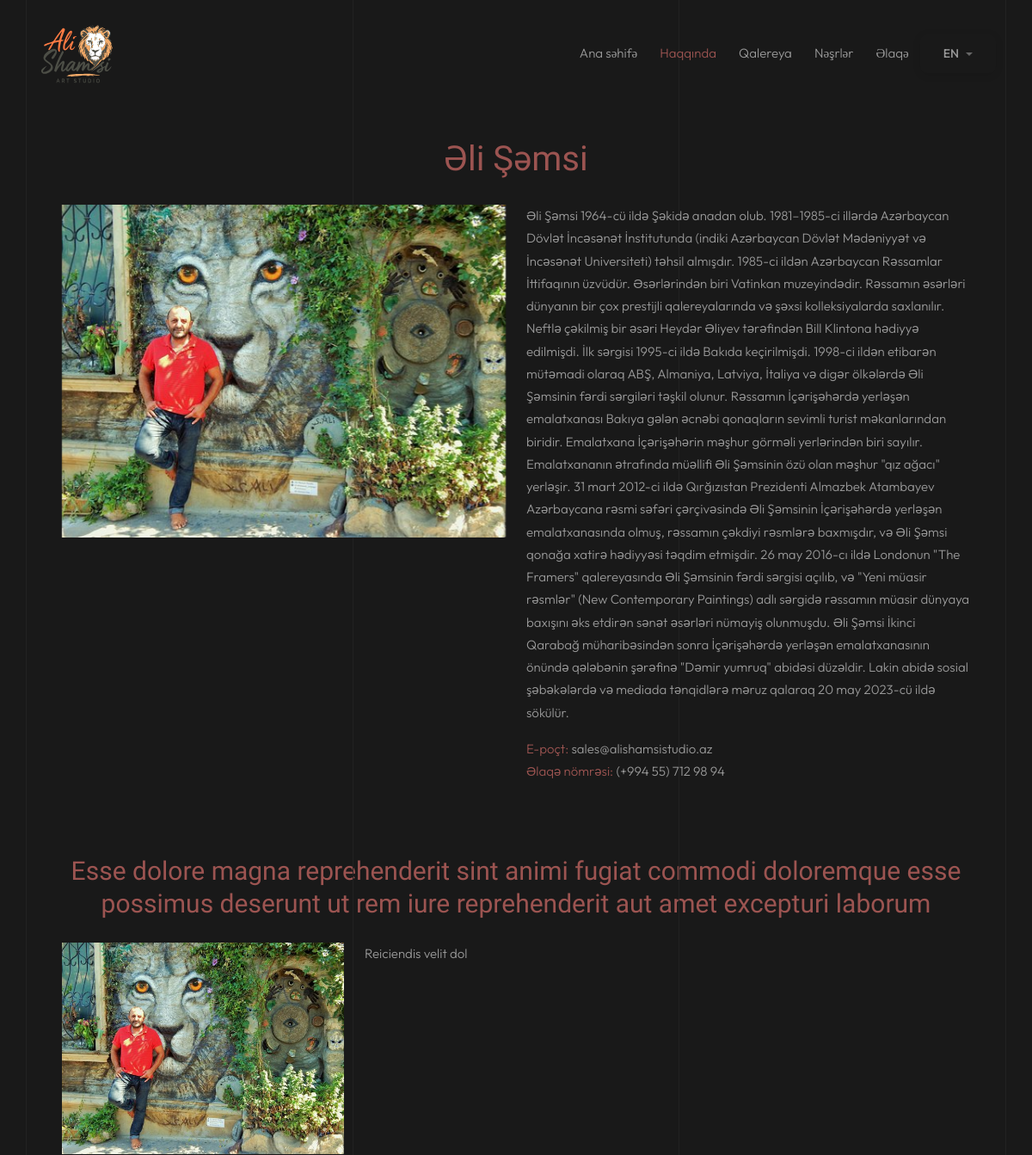
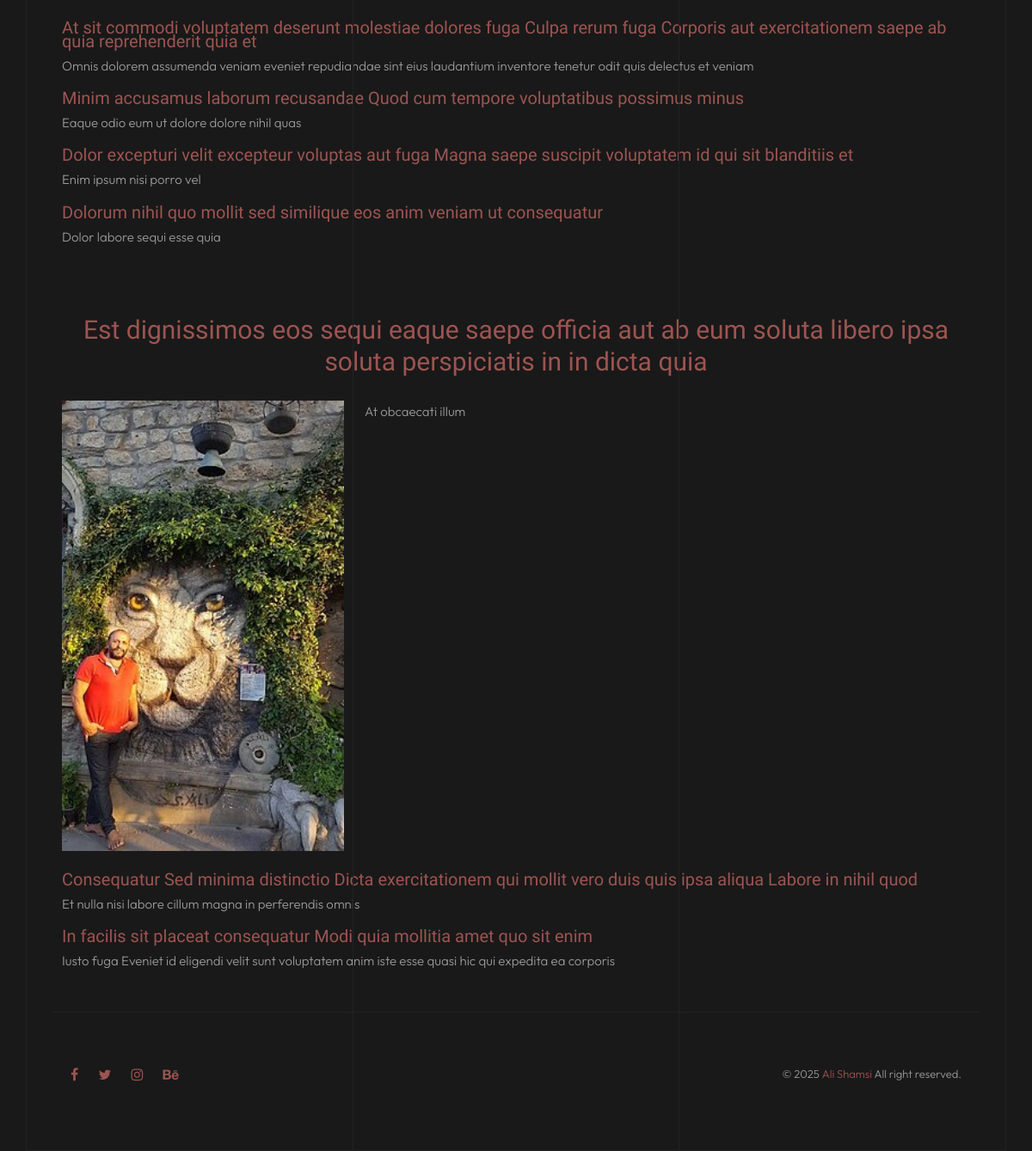
Page /about/ on the earlier database version (2 pictures, top to bottom).
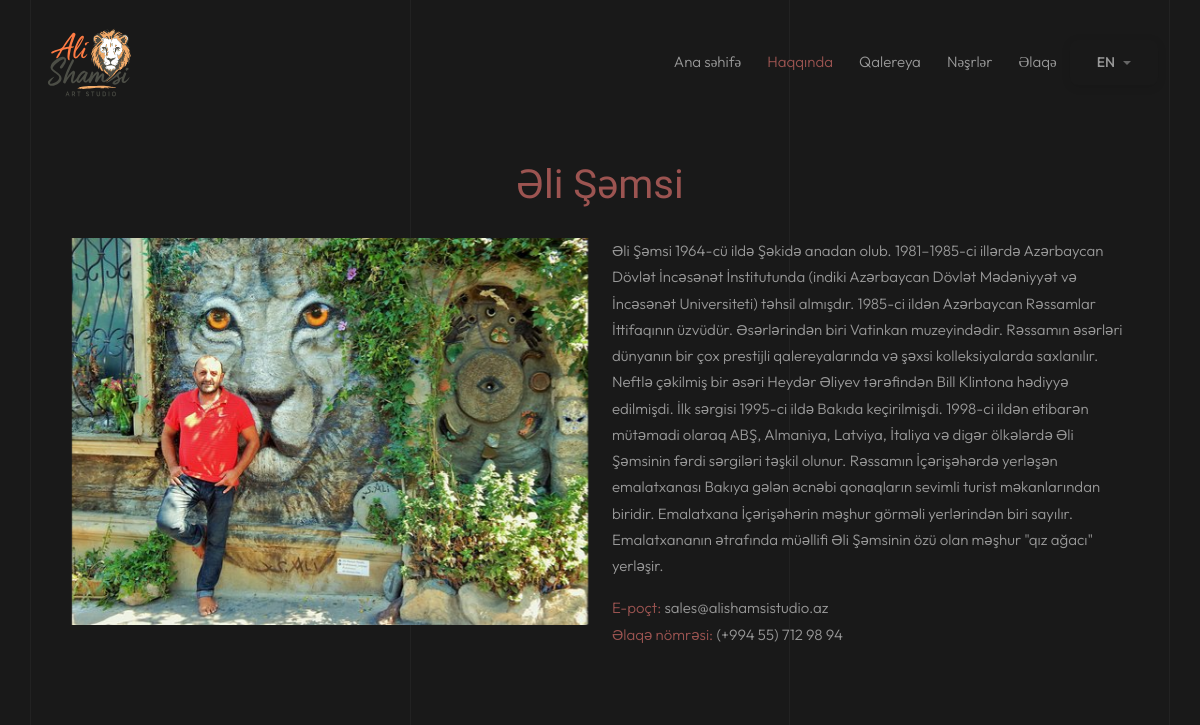
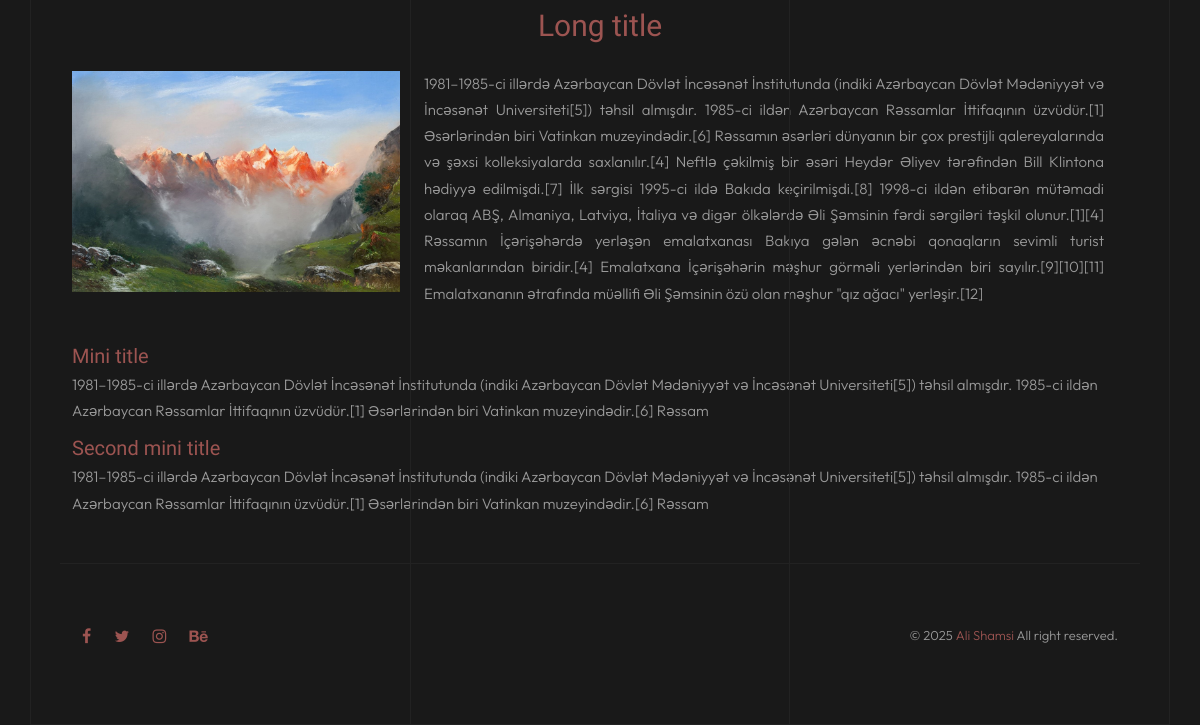
Same page on the later database version (2 pictures, top to bottom).
### about/models.py (models this page shows, shortened)
class About(models.Model):
    title = models.CharField(max_length=255)
    description = models.TextField()
    image = models.ImageField(upload_to='about/')

class AboutContact(models.Model):
    name = models.CharField(max_length=255)
    description = models.CharField(max_length=255)
    about = models.ForeignKey(
        About, on_delete=models.CASCADE, related_name="about")

class AboutContent(models.Model):
    title = models.CharField(max_length=255)
    description = models.TextField()
    image = models.ImageField(upload_to='aboutcontent/', blank=True, null=True)

class AboutContentSubSection(models.Model):
    title = models.CharField(max_length=255)
    description = models.CharField(max_length=255)
    about_content = models.ForeignKey(
        AboutContent, on_delete=models.CASCADE, related_name='subsections')

### about/views.py (the view)
# urls.py: path('', views.about_view, name='about'),
def about_view(request):
    about = About.objects.last()
    aboutcontacts = AboutContact.objects.all()
    aboutcontents = AboutContent.objects.prefetch_related('subsections').all()
    context = {
        'about': about,
        'aboutcontacts': aboutcontacts,
        'aboutcontents': aboutcontents,
    }
    return render(request, 'about.html', context)

### templates/about.html (shortened to what this page needs)
{% load static %}
{% load i18n %}
<!DOCTYPE html>
  <html lang="{{ LANGUAGE_CODE }}">
  <head>
    <link
      href="{% static 'assets/css/animate.css' %}"
      rel="stylesheet"
      type="text/css"
    />
    <link
      href="{% static 'assets/css/bootstrap.min.css' %}"
      rel="stylesheet"
      type="text/css"
    />
    <link
      href="{% static 'assets/css/font-awesome.css' %}"
      rel="stylesheet"
      type="text/css"
    />
    <link
      href="{% static 'assets/css/swiper.css' %}"
      rel="stylesheet"
      type="text/css"
    />
    <link
      href="{% static 'assets/css/jquery.fancybox.min.css' %}"
      rel="stylesheet"
      type="text/css"
    />
    <link
      href="{% static 'assets/css/style.css' %}"
      rel="stylesheet"
      type="text/css"
    />
  </head>
  <body>
    <div id="pozo-page-wrapper">
      <div class="content-lines-wrapper">
        <div class="content-lines-inner">
          <div class="content-lines"></div>
        </div>
      </div>
      {% include 'components/navbar.html' %}
      <section class="about pt-130">
        <div class="container">
          <div class="about-title"><h1>{{ about.title }}</h1></div>
          <div class="row">
            <div
              class="col-md-6 image animate-box about-main-image"
              data-animate-effect="fadeInUp"
            >
              <div class="img">
                <img src="{{ about.image.url }}" alt="{{ about.title }}" />
              </div>
            </div>
            <div
              class="col-md-6 image animate-box"
              data-animate-effect="fadeInUp"
            >
              <div class="row">
                <div class="col-md-12">
                  <p>{{ about.description }}</p>
                  <p>
                    {% for aboutcontact in aboutcontacts %}
                    <b>{{aboutcontact.name}}: </b> {{aboutcontact.description}}
                    <br />
                    {% endfor %}
                  </p>
                </div>
              </div>
            </div>
            {% for aboutcontent in aboutcontents %}
            <div>
              <div class="row mt-60 text-center">
                <div class="col-md-12">
                  <h2 class="about-section-title">{{ aboutcontent.title }}</h2>
                  <br />
                </div>
              </div>
              <div class="row">
                <div class="row">
                  {% if aboutcontent.image %}
                  <div class="col-md-4">
                    <img
                      src="{{ aboutcontent.image.url }}"
                      alt="{{ aboutcontent.title }}"
                    />
                  </div>
                  {% endif %}
                  <div
                    class="{% if aboutcontent.image %}col-md-8{% else %}col-md-12{% endif %}"
                  >
                    <p class="text-justify">{{ aboutcontent.description }}</p>
                  </div>
                </div>
                <div class="about-content">
                  {% for subsection in aboutcontent.subsections.all %}
                  <div>
                    <h4>{{ subsection.title }}</h4>
                    <p>{{ subsection.description }}</p>
                  </div>
                  {% endfor %}
                </div>
              </div>
            </div>
            {% endfor %}
          </div>
        </div>
      </section>
      {% include 'components/footer.html' %}
    </div>
  </body>
</html>

Differences in the rows shown:
removed AboutContent: title "Esse dolore magna reprehenderit sint animi fugiat commodi doloremque esse possimus deserunt ut rem iure reprehenderit aut amet excepturi laborum", image (picture), description "Reiciendis velit dol"
removed AboutContentSubSection: title "At sit commodi voluptatem deserunt molestiae dolores fuga Culpa rerum fuga Corporis aut exercitationem saepe ab quia reprehenderit quia et", description "Omnis dolorem assumenda veniam eveniet repudiandae sint eius laudantium inventore tenetur odit quis delectus et veniam", shown under "Reiciendis velit dol"
removed AboutContentSubSection: title "Minim accusamus laborum recusandae Quod cum tempore voluptatibus possimus minus", description "Eaque odio eum ut dolore dolore nihil quas", shown under "Reiciendis velit dol"
removed AboutContentSubSection: title "Dolor excepturi velit excepteur voluptas aut fuga Magna saepe suscipit voluptatem id qui sit blanditiis et", description "Enim ipsum nisi porro vel", shown under "Reiciendis velit dol"
removed AboutContentSubSection: title "Dolorum nihil quo mollit sed similique eos anim veniam ut consequatur", description "Dolor labore sequi esse quia", shown under "Reiciendis velit dol"
removed AboutContent: title "Est dignissimos eos sequi eaque saepe officia aut ab eum soluta libero ipsa soluta perspiciatis in in dicta quia", image (picture), description "At obcaecati illum"
removed AboutContentSubSection: title "Consequatur Sed minima distinctio Dicta exercitationem qui mollit vero duis quis ipsa aliqua Labore in nihil quod", description "Et nulla nisi labore cillum magna in perferendis omnis"
removed AboutContentSubSection: title "In facilis sit placeat consequatur Modi quia mollitia amet quo sit enim", description "Iusto fuga Eveniet id eligendi velit sunt voluptatem anim iste esse quasi hic qui expedita ea corporis"
changed About "Əli Şəmsi": description "…məşhur \"qız ağacı\" yerləşir. 31 mart 2012-ci ildə Qırğızıstan Prezidenti Almazbek Atambayev Azərbaycana rəsmi səfəri çərçivəsində Əli Şəmsinin İçərişəhərdə yerləşən emalatxanasında olmuş, rəssamın çəkdiyi rəsmlərə baxmışdır, və Əli Şəmsi qonağa xatirə hədiyyəsi təqdim etmişdir. 26 may 2016-cı ildə Londonun \"The Framers\" qalereyasında Əli Şəmsinin fərdi sərgisi açılıb, və \"Yeni müasir rəsmlər\" (New Contemporary Paintings) adlı sərgidə rəssamın müasir dünyaya baxışını əks etdirən sənət əsərləri nümayiş olunmuşdu. Əli Şəmsi İkinci Qarabağ müharibəsindən sonra İçərişəhərdə yerləşən emalatxanasının önündə qələbənin şərəfinə \"Dəmir yumruq\" abidəsi düzəldir. Lakin abidə sosial şəbəkələrdə və…" → "…məşhur \"qız ağacı\" yerləşir."
added AboutContent: title "Long title", image (picture), description "1981–1985-ci illərdə Azərbaycan Dövlət İncəsənət İnstitutunda (indiki Azərbaycan Dövlət Mədəniyyət və İncəsənət Universiteti[5]) təhsil almışdır. 1985-ci ildən Azərbaycan Rəssamlar İttifaqının üzvüdür.[1] Əsərlərindən biri Vatinkan muzeyindədir.[6] Rəssamın əsərləri dünyanın bir çox prestijli qalereyalarında və şəxsi kolleksiyalarda saxlanılır.[4] Neftlə çəkilmiş bir əsəri Heydər Əliyev tərəfindən Bill Klintona hədiyyə edilmişdi.[7] İlk sərgisi 1995-ci ildə Bakıda keçirilmişdi.[8] 1998-ci ildən etibarən mütəmadi olaraq ABŞ, Almaniya, Latviya, İtaliya və digər ölkələrdə Əli Şəmsinin fərdi sərgiləri təşkil olunur.[1][4] Rəssamın İçərişəhərdə yerləşən emalatxanası Bakıya gələn əcnəbi…"
added AboutContentSubSection: title "Mini title", description "1981–1985-ci illərdə Azərbaycan Dövlət İncəsənət İnstitutunda (indiki Azərbaycan Dövlət Mədəniyyət və İncəsənət Universiteti[5]) təhsil almışdır. 1985-ci ildən Azərbaycan Rəssamlar İttifaqının üzvüdür.[1] Əsərlərindən biri Vatinkan muzeyindədir.[6] Rəssam"
added AboutContentSubSection: title "Second mini title", description "1981–1985-ci illərdə Azərbaycan Dövlət İncəsənət İnstitutunda (indiki Azərbaycan Dövlət Mədəniyyət və İncəsənət Universiteti[5]) təhsil almışdır. 1985-ci ildən Azərbaycan Rəssamlar İttifaqının üzvüdür.[1] Əsərlərindən biri Vatinkan muzeyindədir.[6] Rəssam"
